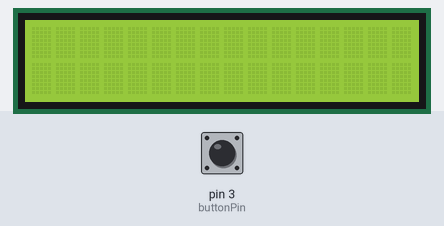
The sketch below on a simulated Arduino Uno, built with avr-gcc and run on an emulated ATmega328P. On the bench: 16×2 character LCD. Inputs (shaded band) come from the test bench; at power-on: pin 3 (buttonPin) HIGH.

Above: at 1.2 s.
1.3 s: pin 3 (buttonPin) pulled LOW for 0.15 s
At 2.2 s:
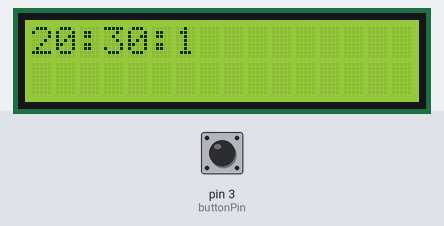
At 3.0 s:
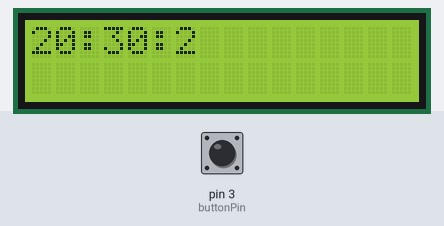
Timing chart, 0 to 4.5 s (numbered marks = the images above; inputs shaded):
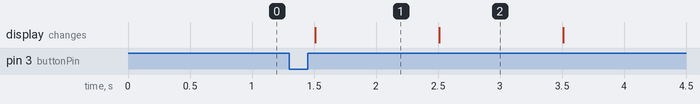

Measured:
- after the input at 1.3 s, the display: changes after 0.21 s (image 1)
- what the display in image 1 shows lasts 1.0 s, from 1.5 s to 2.5 s

The sketch:

code.ino
```cpp
#include <LiquidCrystal_I2C.h>

LiquidCrystal_I2C lcd(0x20, 16, 2);

const int buttonPin = 3;
bool isRunning = false;
bool lastButtonState = HIGH;

int seconde = 0;
int minute = 30;
int heure = 20;

unsigned long previousMillis = 0;

void setup() {
  pinMode(buttonPin, INPUT_PULLUP);
  lcd.init();
  lcd.backlight();
  lcd.setCursor(0, 0);
}

void loop() {
  bool buttonState = digitalRead(buttonPin);


  if (buttonState == LOW && lastButtonState == HIGH) {
    isRunning = !isRunning;
    delay(200);
  }
  lastButtonState = buttonState;


  if (isRunning && millis() - previousMillis >= 1000) {
    previousMillis = millis();
    seconde++;

    if (seconde >= 60) {
      seconde = 0;
      minute++;
      if (minute >= 60) {
        minute = 0;
        heure++;
        if (heure >= 24) {
          heure = 0;
        }
      }
    }
    lcd.clear();
    lcd.print(heure);
    lcd.print(":");
    lcd.print(minute);
    lcd.print(":");
    lcd.print(seconde);
    delay(500);
    }
}
```
